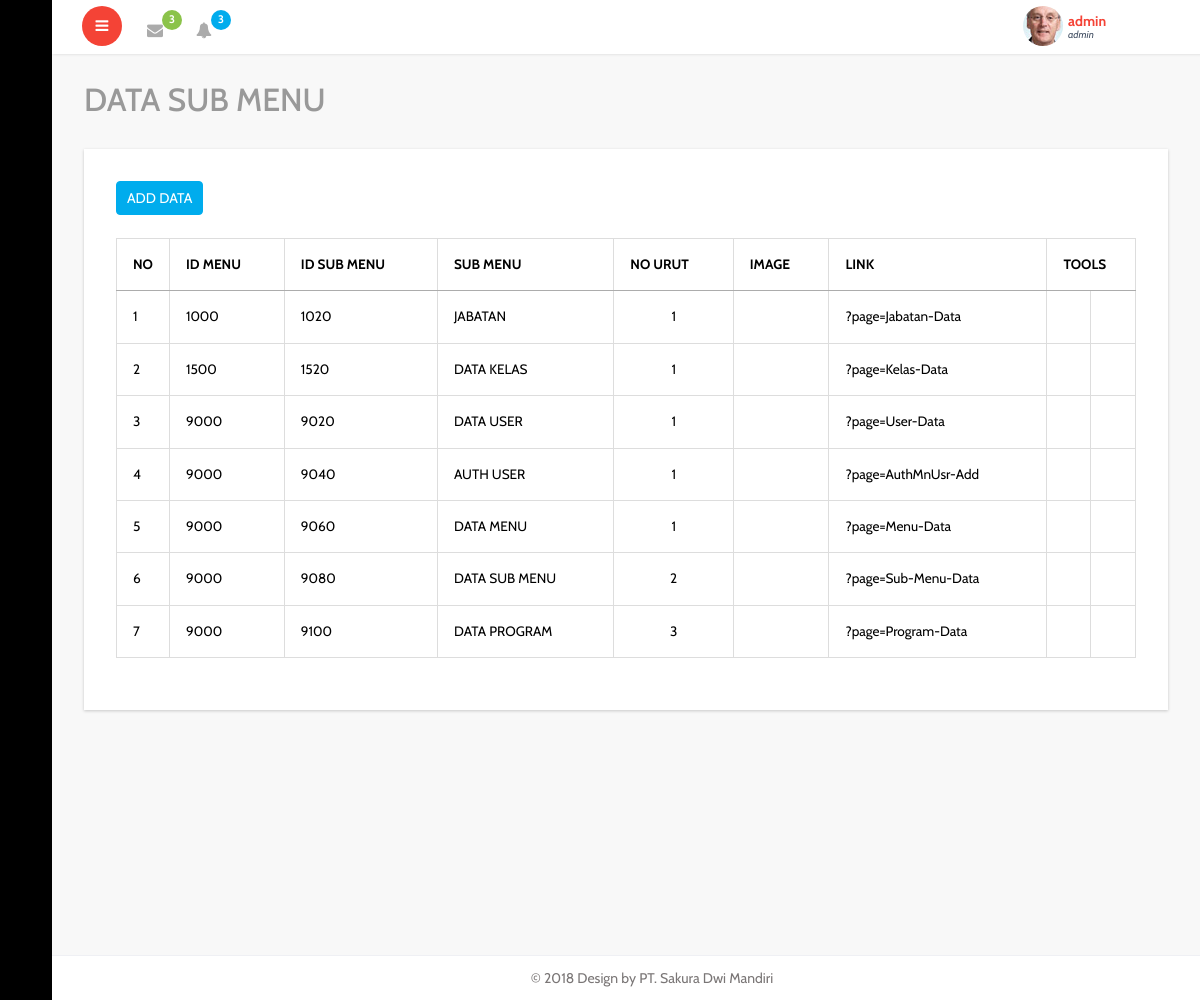
Page /web_admin/index.php?page=Sub-Menu-Data (signed in) on the committed database.
### tables this page shows
CREATE TABLE `m_menu` (
  `mn_no` char(6) DEFAULT NULL,
  `sm_no` char(6) DEFAULT NULL,
  `pg_no` char(6) DEFAULT NULL,
  `nourut` int(11) DEFAULT NULL,
  `type` char(1) DEFAULT NULL,
  `pg_name` varchar(50) DEFAULT NULL,
  `pg_title` varchar(50) DEFAULT NULL,
  `pg_image` varchar(50) DEFAULT NULL,
  `pg_link` varchar(50) DEFAULT NULL,
  `recuser` char(5) DEFAULT NULL,
  `recdate` datetime DEFAULT NULL,
  `recuserupd` char(5) DEFAULT NULL,
  `recdateupd` datetime DEFAULT NULL
);

### web_admin/setting/sub_menu_data.php (the view, shortened to what this page needs)
<?php
include_once "library/inc.seslogin.php";
?>
					<h3 class="blank1">DATA SUB MENU</h3>
					 <div class="xs tabls">
						<div class="bs-example4" data-example-id="contextual-table">
<a href="?page=Sub-Menu-Add" target="_self"><button type="button" class="btn btn-primary">ADD DATA</button></a>
<br/><br/>
<table id="sample-table-2" class="table table-bordered">
<thead>
      <tr>
        <th width="24" align="center"><b>NO</b></th>
		<th align="center"><b>ID MENU</b></th>
		<th align="center"><b>ID SUB MENU</b></th>
        <th align="center"><b>SUB MENU</b></th>
		<th align="center"><b>NO URUT</b></th>
		<th align="center"><b>IMAGE</b></th>
		<th align="center"><b>LINK</b></th>
        <th colspan="2" align="center" ><b>TOOLS</b><b></b></th>
        </tr>
 </thead>
      <?php
	$mysql 	= "SELECT A.* FROM M_MENU AS A WHERE type ='S' ORDER BY A.sm_no ASC";
	$myQry 	= mysql_query($mysql, $koneksidb)  or die ("Query  salah ");
	$nomor  = 0;
	while ($myData = mysql_fetch_array($myQry)) {
		$nomor++;
		$Kode = $myData['sm_no'];
	?>
      <tr>
        <td><?php echo $nomor; ?></td>
		<td><?php echo $myData['mn_no']; ?></td>
		<td><?php echo $myData['sm_no']; ?></td>
        <td><?php echo $myData['pg_name']; ?></td>
		<td align="center"><?php echo $myData['nourut']; ?></td>
		<td><?php echo $myData['pg_image']; ?></td>
		<td><?php echo $myData['pg_link']; ?></td>
        <td width="41" align="center"><a href="?page=Sub-Menu-Add&Edit=Edit&Kode=<?php echo $Kode; ?>" target="_self" alt="Edit Data" class="lnr lnr-pencil" title="Edit"></a></td>
        <td width="45" align="center"><a href="?page=Sub-Menu-Data&Delete=Delete&Kode=<?php echo $Kode; ?>" target="_self" title="Delete" class="lnr lnr-trash" alt="Delete Data" onclick="return confirm('ANDA YAKIN AKAN MENGHAPUS DATA PENTING INI ... ?')"></a></td>
      </tr>
      <?php } ?>
    </table>
					   </div>
					     </div>

### web_admin/index.php (shortened to what this page needs)
<?php
require_once "library/inc.connection.php";
?>
 <!DOCTYPE HTML>
<html>
<head>
<link href="css/bootstrap.min.css" rel='stylesheet' type='text/css' />
<link href="css/style.css" rel='stylesheet' type='text/css' />
<link href="css/font-awesome.css" rel="stylesheet">
<link rel="stylesheet" href="css/icon-font.min.css" type='text/css' />
<link href="css/animate.css" rel="stylesheet" type="text/css" media="all">
</head>
 <body class="sticky-header left-side-collapsed"  onload="initMap()">
    <section>
		<div class="left-side sticky-left-side">
			<div class="logo-icon text-center">
				<a href="index.php"><i class="lnr lnr-home"></i> </a>
			</div>
			<div class="left-side-inner">
<?php include "menu.php"; ?>
			</div>
 <div id="page-wrapper">
 <div class="graphs">
  <?php include "buka_file.php";?>
  </div>
  </div>
			<footer>
			<p>&copy; 2018 Design by PT. Sakura Dwi Mandiri</p>
			</footer>
   </section>
</body>
</html>

### web_admin/menu.php (shortened to what this page needs)
			<ul class="nav nav-pills nav-stacked custom-nav">
	<?php
			$resultHeader 	= mysql_query("	SELECT A.*,B.Auth
											FROM M_MENU AS A INNER JOIN
  												M_AUTH_USER AS B ON A.pg_no = B.pg_no
											WHERE A.type = 'M' And B.id_user = '".$_SESSION['Ses_User']."'
											ORDER BY A.nourut,A.pg_no ", $koneksidb) or die ("Gagal query 1");
			while ($rowHeader	= mysql_fetch_array($resultHeader))
			 {
			 	$pg_name1 	= $rowHeader['pg_name'];
			 	$pg_link1 	= $rowHeader['pg_link'];
				$pg_image1 	= $rowHeader['pg_image'];
echo "
			<li class='menu-list'><a href='$pg_link1'><i class='$pg_image1'></i>  <span> $pg_name1 </span></a>
					<ul class='sub-menu-list'>";
		echo "
	        </ul></li>";
			 }
	?>
			</ul>
	</div>
</div>
<div class="main-content">
	<div class="header-section">
	<a class="toggle-btn  menu-collapsed"><i class="fa fa-bars"></i></a>
	<div class="menu-right">
		<div class="user-panel-top">
			<div class="profile_details_left">
				<ul class="nofitications-dropdown">
					<li class="dropdown">
						<a href="#" class="dropdown-toggle" data-toggle="dropdown" aria-expanded="false"><i class="fa fa-envelope"></i><span class="badge">3</span></a>
					</li>
					<li class="dropdown">
						<a href="#" class="dropdown-toggle" data-toggle="dropdown" aria-expanded="false"><i class="fa fa-bell"></i><span class="badge blue">3</span></a>
					</li>
					<div class="clearfix"></div>
				</ul>
			</div>
			<div class="profile_details">
				<ul>
					<li class="dropdown profile_details_drop">
						<a href="#" class="dropdown-toggle" data-toggle="dropdown" aria-expanded="false">
							<div class="profile_img">
								<span style="background:url(images/1.jpg) no-repeat center"> </span>
								 <div class="user-name">
									<p><?php echo $_SESSION['Ses_User']; ?><span><?php echo $_SESSION['Ses_Nama']; ?></span></p>
								 </div>
								 <i class="lnr lnr-chevron-down"></i>
								<div class="clearfix"></div>
							</div>
						</a>
					</li>
					<div class="clearfix"> </div>
				</ul>
			</div>
			<div class="clearfix"></div>
		</div>
	  </div>

### web_admin/buka_file.php (shortened to what this page needs)
<?php
if($_GET) {
	switch($_GET['page']){
		case 'Sub-Menu-Data' :
			include "setting/sub_menu_data.php";	 break;
	}
}
else {
	if(!file_exists ("main.php")) die ("Empty Main Page!");
	include "main.php";
}
?>

### rows in the picture
m_menu: mn_no "1000", sm_no "1020", pg_name "JABATAN", nourut "1", pg_link "?page=Jabatan-Data"
m_menu: mn_no "1500", sm_no "1520", pg_name "DATA KELAS", nourut "1", pg_link "?page=Kelas-Data"
m_menu: mn_no "9000", sm_no "9020", pg_name "DATA USER", nourut "1", pg_link "?page=User-Data"
m_menu: mn_no "9000", sm_no "9040", pg_name "AUTH USER", nourut "1", pg_link "?page=AuthMnUsr-Add"
m_menu: mn_no "9000", sm_no "9060", pg_name "DATA MENU", nourut "1", pg_link "?page=Menu-Data"
m_menu: mn_no "9000", sm_no "9080", pg_name "DATA SUB MENU", nourut "2", pg_link "?page=Sub-Menu-Data"
m_menu: mn_no "9000", sm_no "9100", pg_name "DATA PROGRAM", nourut "3", pg_link "?page=Program-Data"

### other values in the picture
$_SESSION['Ses_User'] "admin"
$_SESSION['Ses_Nama'] "admin"
